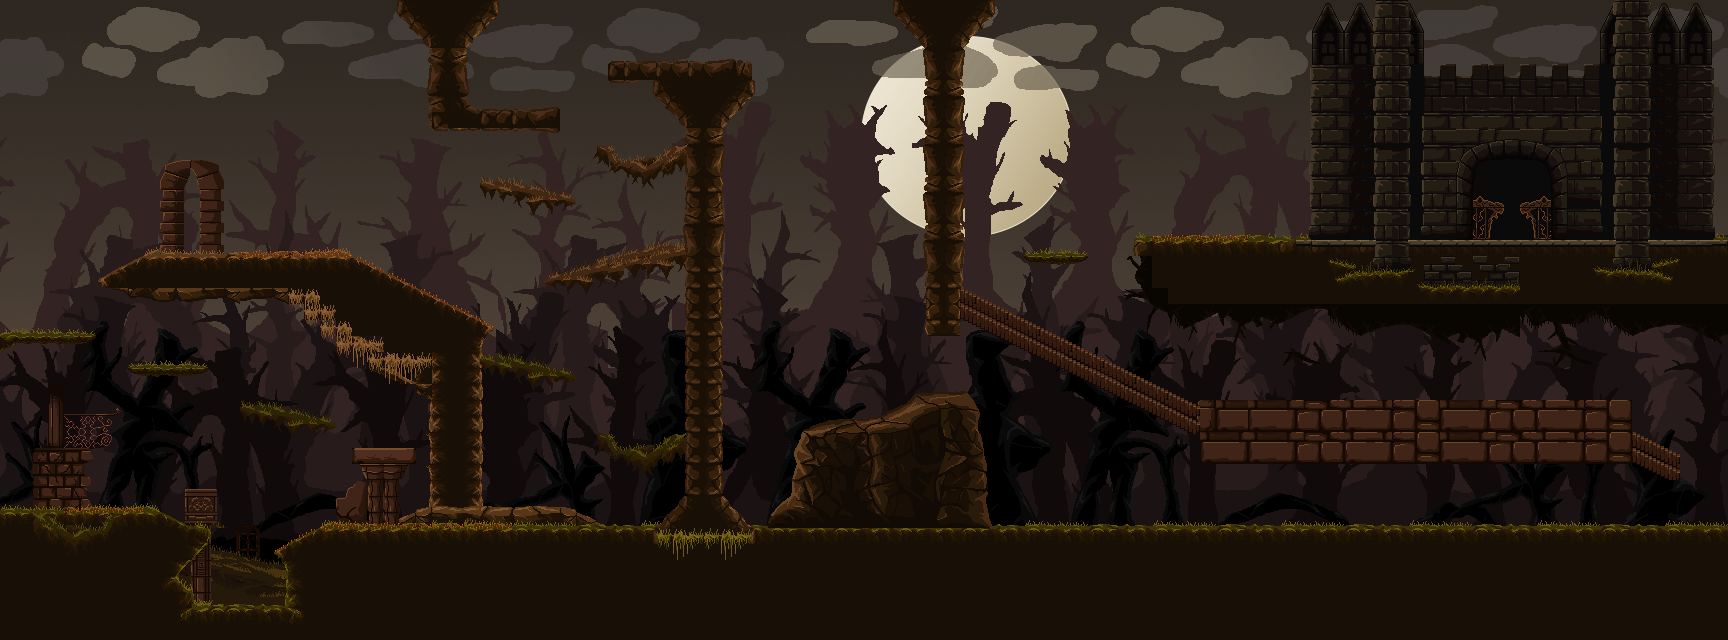

Rendered tile map (Tiled .tmx) drawn with the repository's tilesets; below, a short description and the map source with its tile grids summarised:
An orthogonal 108x40 tile map with 16x16 px tiles, 32 tile layers (background, bgrd_tree5, Tile Layer 3, bgrd_tree4, ...), 12 tilesets.

<map version="1.10" tiledversion="1.10.1" orientation="orthogonal" renderorder="right-down" width="108" height="40" tilewidth="16" tileheight="16" infinite="0" nextlayerid="41" nextobjectid="1">
 <tileset firstgid="1" source="main_background.tsx" />
 <tileset firstgid="2305" source="bgrd_tree5.tsx" />
 <tileset firstgid="3223" source="bgrd_tree4.tsx" />
 <tileset firstgid="4141" source="bgrd_tree3.tsx" />
 <tileset firstgid="5059" source="bgrd_tree2.tsx" />
 <tileset firstgid="5977" source="bgrd_tree1.tsx" />
 <tileset firstgid="6895" source="top_far_bgrnd.tsx" />
 <tileset firstgid="9455" source="env_trees.tsx" />
 <tileset firstgid="10611" source="env_mon.tsx" />
 <tileset firstgid="11511" source="env_ground.tsx" />
 <tileset firstgid="12411" source="env_rock.tsx" />
 <tileset firstgid="13311" source="castle_env.tsx" />
 <layer id="1" name="background" width="108" height="40">
  <data>[4320 cells, 4320 non-empty, 2304 distinct tile ids]</data>
 </layer>
 <layer id="2" name="bgrd_tree5" width="108" height="40">
  <data>[4320 cells, 2275 non-empty, 918 distinct tile ids]</data>
 </layer>
 <layer id="3" name="Tile Layer 3" width="108" height="40">
  <data>[4320 cells, 108 non-empty, 108 distinct tile ids]</data>
 </layer>
 <layer id="4" name="bgrd_tree4" width="108" height="40">
  <data>[4320 cells, 2005 non-empty, 918 distinct tile ids]</data>
 </layer>
 <layer id="5" name="bgrd_tree3" width="108" height="40">
  <data>[4320 cells, 1934 non-empty, 918 distinct tile ids]</data>
 </layer>
 <layer id="6" name="bgrd_tree2" width="108" height="40">
  <data>[4320 cells, 1944 non-empty, 918 distinct tile ids]</data>
 </layer>
 <layer id="7" name="bgrd_tree1" width="108" height="40">
  <data>[4320 cells, 2007 non-empty, 918 distinct tile ids]</data>
 </layer>
 <layer id="21" name="Tile Layer 14" width="108" height="40">
  <data>[4320 cells, 12 non-empty, 12 distinct tile ids]</data>
 </layer>
 <layer id="20" name="Tile Layer 13" width="108" height="40">
  <data>[4320 cells, 68 non-empty, 59 distinct tile ids]</data>
 </layer>
 <layer id="15" name="Tile Layer 10" width="108" height="40">
  <data>[4320 cells, 141 non-empty, 90 distinct tile ids]</data>
 </layer>
 <layer id="24" name="Tile Layer 17" width="108" height="40">
  <data>[4320 cells, 180 non-empty, 85 distinct tile ids]</data>
 </layer>
 <layer id="23" name="Tile Layer 16" width="108" height="40">
  <data>[4320 cells, 104 non-empty, 91 distinct tile ids]</data>
 </layer>
 <layer id="17" name="Tile Layer 12" width="108" height="40">
  <data>[4320 cells, 27 non-empty, 12 distinct tile ids]</data>
 </layer>
 <layer id="25" name="Tile Layer 18" width="108" height="40">
  <data>[4320 cells, 18 non-empty, 6 distinct tile ids]</data>
 </layer>
 <layer id="26" name="Tile Layer 19" width="108" height="40">
  <data>[4320 cells, 13 non-empty, 4 distinct tile ids]</data>
 </layer>
 <layer id="16" name="Tile Layer 11" width="108" height="40">
  <data>[4320 cells, 58 non-empty, 52 distinct tile ids]</data>
 </layer>
 <layer id="22" name="Tile Layer 15" width="108" height="40">
  <data>[4320 cells, 113 non-empty, 31 distinct tile ids]</data>
 </layer>
 <layer id="11" name="Tile Layer 8" width="108" height="40">
  <data>[4320 cells, 336 non-empty, 59 distinct tile ids]</data>
 </layer>
 <layer id="14" name="Tile Layer 9" width="108" height="40">
  <data>[4320 cells, 65 non-empty, 44 distinct tile ids]</data>
 </layer>
 <layer id="27" name="Tile Layer 20" width="108" height="40">
  <data>[4320 cells, 251 non-empty, 146 distinct tile ids]</data>
 </layer>
 <layer id="40" name="Tile Layer 32" width="108" height="40">
  <data>[4320 cells, 24 non-empty, 10 distinct tile ids]</data>
 </layer>
 <layer id="37" name="Tile Layer 29" width="108" height="40">
  <data>[4320 cells, 1051 non-empty, 245 distinct tile ids]</data>
 </layer>
 <layer id="39" name="Tile Layer 31" width="108" height="40">
  <data>[4320 cells, 12 non-empty, 6 distinct tile ids]</data>
 </layer>
 <group id="36" name="castle">
  <layer id="32" name="Tile Layer 25" width="108" height="40">
   <data>[4320 cells, 70 non-empty, 12 distinct tile ids]</data>
  </layer>
  <layer id="31" name="Tile Layer 24" width="108" height="40">
   <data>[4320 cells, 167 non-empty, 94 distinct tile ids]</data>
  </layer>
  <layer id="29" name="castle1" width="108" height="40">
   <data>[4320 cells, 137 non-empty, 58 distinct tile ids]</data>
  </layer>
  <layer id="33" name="Tile Layer 26" width="108" height="40">
   <data>[4320 cells, 32 non-empty, 6 distinct tile ids]</data>
  </layer>
  <layer id="34" name="Tile Layer 27" width="108" height="40">
   <data>[4320 cells, 12 non-empty, 12 distinct tile ids]</data>
  </layer>
  <layer id="30" name="Tile Layer 23" width="108" height="40">
   <data>[4320 cells, 76 non-empty, 52 distinct tile ids]</data>
  </layer>
  <layer id="35" name="Tile Layer 28" width="108" height="40">
   <data>[4320 cells, 12 non-empty, 12 distinct tile ids]</data>
  </layer>
  <layer id="28" name="castle" width="108" height="40">
   <data>[4320 cells, 136 non-empty, 32 distinct tile ids]</data>
  </layer>
 </group>
 <layer id="38" name="Tile Layer 30" width="108" height="40">
  <data>[4320 cells, 186 non-empty, 132 distinct tile ids]</data>
 </layer>
</map>
